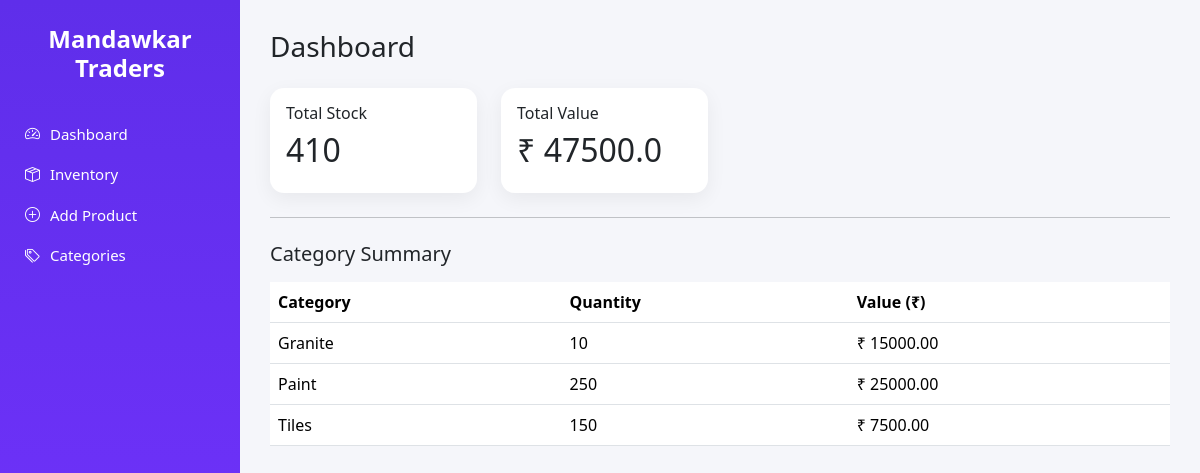
Before: / with the older database file.
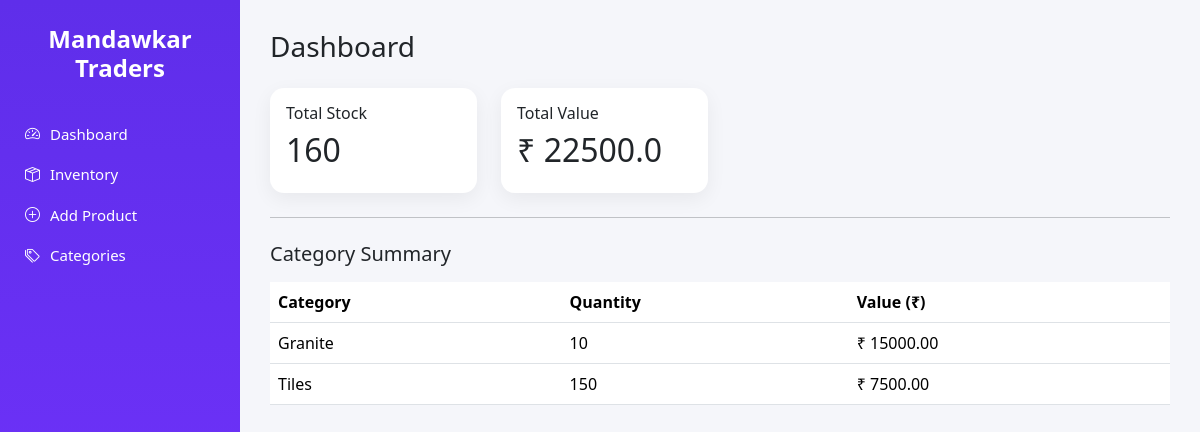
After: the same page with the newer database file.
### tables this page shows
CREATE TABLE products (
        id INTEGER PRIMARY KEY AUTOINCREMENT,
        category TEXT NOT NULL,
        size TEXT,
        type TEXT,
        variant TEXT,
        pattern TEXT,
        quantity INTEGER NOT NULL,
        price REAL NOT NULL,
        last_updated TEXT NOT NULL
    );

### app.py (the view)
@app.route("/")
def dashboard():
    conn = get_connection()
    cursor = conn.cursor()
    cursor.execute("SELECT SUM(quantity) FROM products")
    total_quantity = cursor.fetchone()[0] or 0
    cursor.execute("SELECT SUM(quantity * price) FROM products")
    total_value = cursor.fetchone()[0] or 0
    cursor.execute("""
        SELECT category, SUM(quantity), SUM(quantity * price)
        FROM products
        GROUP BY category
    """)
    summary = cursor.fetchall()
    conn.close()
    return render_template(
        "dashboard.html",
        total_quantity=total_quantity,
        total_value=round(total_value, 2),
        summary=summary
    )

### utils/db.py (called while the page is built)
def get_connection():
    return sqlite3.connect(DB_NAME)

### templates/dashboard.html
{% extends "base.html" %}
{% block content %}
<h3 class="mb-4">Dashboard</h3>
<div class="row g-4">
    <div class="col-md-3">
        <div class="card p-3">
            <h6>Total Stock</h6>
            <h2>{{ total_quantity }}</h2>
        </div>
    </div>
    <div class="col-md-3">
        <div class="card p-3">
            <h6>Total Value</h6>
            <h2>₹ {{ total_value }}</h2>
        </div>
    </div>
</div>
<hr class="my-4">
<h5>Category Summary</h5>
<table class="table table-hover mt-3">
    <thead>
        <tr>
            <th>Category</th>
            <th>Quantity</th>
            <th>Value (₹)</th>
        </tr>
    </thead>
    <tbody>
        {% for s in summary %}
        <tr>
            <td>{{ s[0] }}</td>
            <td>{{ s[1] }}</td>
            <td>₹ {{ "%.2f"|format(s[2]) }}</td>
        </tr>
        {% endfor %}
    </tbody>
</table>
{% endblock %}

Changed rows visible on the page:
removed products: category "Paint", quantity "250", s "25000.00"
Other visible differences:
{{ total_quantity }}: "410" → "160"
{{ total_value }}: "47500.0" → "22500.0"
